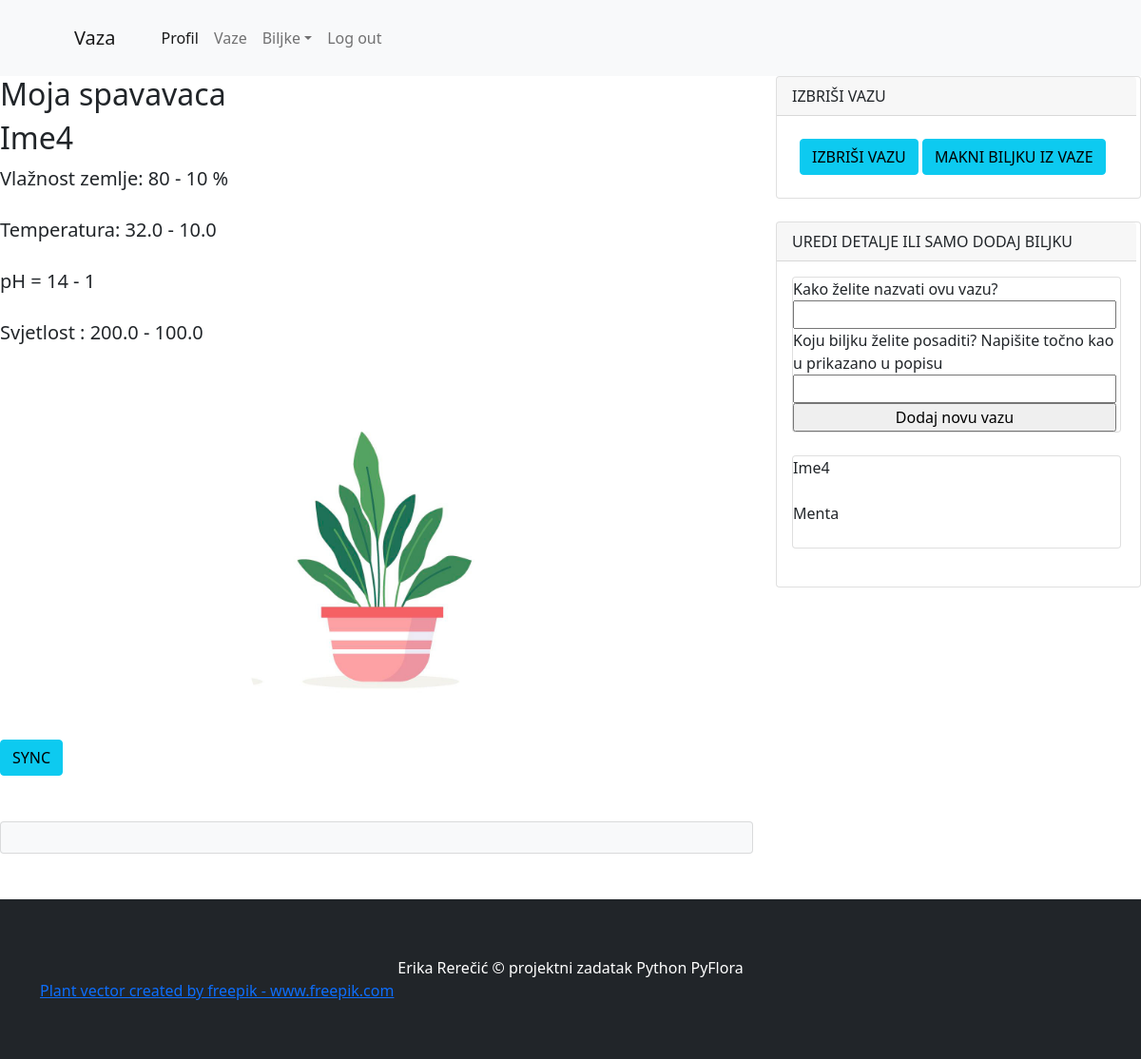
Page /vaza_edit/2 (signed in) on the committed database.
### app.py (models this page shows)
class Vaze (db.Model):
    __tablename__ = 'Vaze'
    id = db.Column(db.Integer(), primary_key = True )
    ime_vaze = db.Column(db.String(50), unique = True, nullable = False)
    id_biljke = db.Column (db.Integer, db.ForeignKey('Biljke.id'))

class Biljke (db.Model):
    __tablename__ = 'Biljke'
    id = db.Column(db.Integer(), primary_key = True )
    ime_biljke = db.Column(db.String(50), unique = True , nullable = False)
    slika = db.Column (db.String(), nullable = False, default = 'prazna_vaza.jpg')
    max_svjetlost = db.Column (db.Float(), nullable = False )
    min_svjetlost = db.Column (db.Float(), nullable = False)
    max_ph = db.Column (db.Integer(), nullable = False)
    min_ph = db.Column (db.Integer(), nullable = False)
    max_vlaznost = db.Column (db.Integer(), nullable = False)
    min_vlaznost = db.Column (db.Integer(), nullable = False)
    max_temp = db.Column (db.Float(), nullable = False)
    min_temp = db.Column (db.Float(), nullable = False)
    vaze = db.relationship('Vaze', backref = 'biljka', lazy = True) #backref kreira column u drugoj tabeli sa kojom spajamo ovu tabelu, One to many relationship

### app.py (the view, shortened to what this page needs)
@app.route('/vaza_edit/<vaza_id>', methods = ['GET', 'POST'])
def vaza_edit(vaza_id):
    form = Form_za_vazu()
    vaza = Vaze.query.get(vaza_id)
    biljka = Biljke.query.all()
    vaza_id=vaza.id
    print(vaza_id)
    return render_template('vaza_edit.html', vaza = vaza, form=form, biljka=biljka , vaza_id=vaza_id )

### app.py
class Form_za_vazu (FlaskForm):
    ime_vaze = StringField('Kako želite nazvati ovu vazu?')
    odabir_biljke = StringField('Koju biljku želite posaditi? Napišite točno kao u prikazano u popisu')
    submit = SubmitField('Dodaj novu vazu')

### app.py (called while the page is built)
@login_manager.user_loader
def load_user(user_id):
    return User.query.get(user_id)

### template/vaza_edit.html (shortened to what this page needs)
{% extends 'layout.html' %}
{% block title %}
Vaza{% endblock %}
{% block content %}
<div class="row">
    <div class="col-lg-8">
        <article>
            <h2 class="card-title">{{ vaza.ime_vaze }}</h2>
                {%if vaza.id_biljke != None%}
                    <section class="mb-5">
                        <h2 class="card-title">{{ vaza.biljka.ime_biljke }}</h2>
                        <p class="fs-5 mb-4">
                            Vlažnost zemlje: {{ vaza.biljka.max_vlaznost}} - {{ vaza.biljka.min_vlaznost}} %
                        </p>
                        <p class="fs-5 mb-4">
                            Temperatura: {{ vaza.biljka.max_temp}} - {{ vaza.biljka.min_temp}}
                        </p>
                        <p class="fs-5 mb-4">
                            pH = {{ vaza.biljka.max_ph}} - {{ vaza.biljka.min_ph}}
                        </p>
                        <p class="fs-5 mb-4">
                            Svjetlost : {{ vaza.biljka.max_svjetlost}} - {{ vaza.biljka.min_svjetlost}}
                        </p>
                        <img src="/static/{{vaza.biljka.slika}}" class="rounded mx-auto d-block" width ="360" alt="...">
                        <div>
                            <a class="btn btn-info" href="{{url_for('vaza_edit_senzor', vaza_id=vaza.id)}}">
                                SYNC
                            </a>
                        </div>
                    </section>
                {%else%}
                <section class="mb-5">
                    <p class="fs-5 mb-4">
                        Vaza je prazna
                    </p>
                    <img src="{{url_for('static', filename='prazna_vaza.jpg')}}" class="img-thumbnail" width ="360" alt="...">
                {%endif%}
        </article>
        <section class="mb-5">
            <div class="card bg-light">
                <div class="card-body">
                </div>
            </div>
        </section>
    </div>
    <div class="col-lg-4">
        <div class="card mb-4">
            <div class="card-header">IZBRIŠI VAZU</div>
            <div class="container">
                <div>
                    <a class="btn btn-info" href="{{url_for('delete_vaza', vaza_id=vaza.id)}}">
                        IZBRIŠI VAZU
                    </a>
                    <a class="btn btn-info" href="{{url_for('delete_biljkaUVazi', vaza_id=vaza.id)}}">
                        MAKNI BILJKU IZ VAZE
                    </a>
                </div>
                </div>
        </div>
        <div class="card mb-4">
            <div class="card-header">UREDI DETALJE ILI SAMO DODAJ BILJKU</div>
            <div class="card-body">
                <form method="POST">
                    <div class="card mb-4">
                    {{form.ime_vaze.label}}
                    {{form.ime_vaze}}
                    {{form.odabir_biljke.label}}
                    {{form.odabir_biljke}}
                    {{form.submit()}}
                    </div>
                    <div class="card mb-4">
                        {%for biljka in biljka%}
                        <p class="fs-6 mb-4" >
                            {{biljka.ime_biljke}}
                        </p>
                        {%endfor%}
                    </div>
                </form>
            </div>
        </div>
    </div>
</div>
{% endblock %}

### rows in the picture
Vaze: ime_vaze "Moja spavavaca"
Biljke: biljka.ime_biljke "Ime4", biljka.max_vlaznost "80", biljka.min_vlaznost "10", biljka.max_temp "32.0", biljka.min_temp "10.0", biljka.max_ph "14", biljka.min_ph "1", biljka.max_svjetlost "200.0", biljka.min_svjetlost "100.0", biljka.slika (placeholder picture), ime_biljke "Ime4"
Biljke: ime_biljke "Menta"
